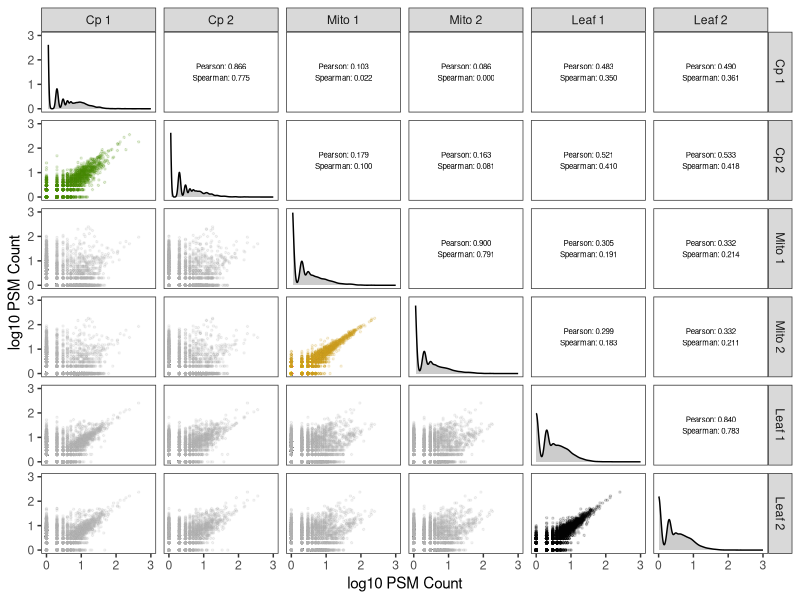
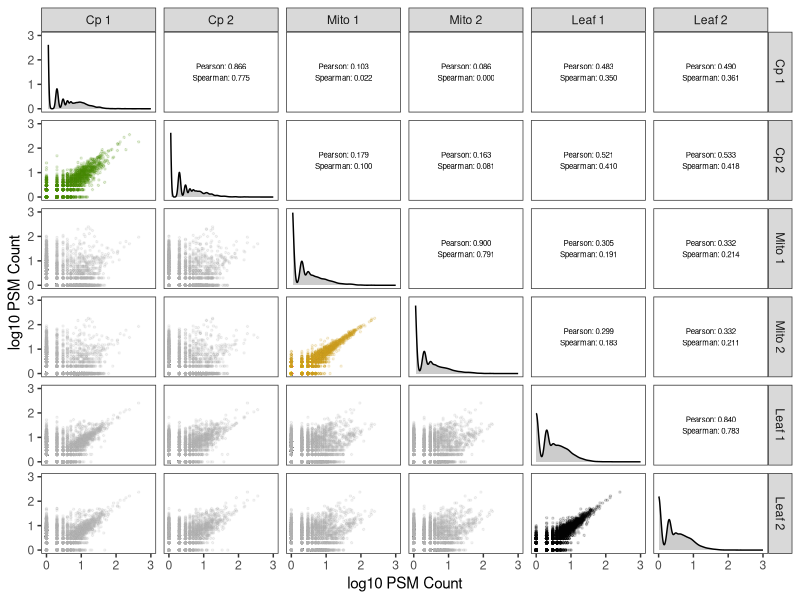

These figures' R source, in order:
library(tidyverse)
library(GGally)

#df <- read.csv("../Quantification/silene_psms.csv")
df <- read.csv("../Quantification/arabidopsis_psms.csv")

if (dim(df)[2]==7){
  df <- df[,2:7]
}
df <- df %>% mutate(across(everything(), ~log10(.x + 1)))

colnames(df) <- c("Cp 1", "Cp 2", "Mito 1", "Mito 2", "Leaf 1", "Leaf 2")

axis_min = 0
axis_max = 3

cor_panel <- function(data, mapping, ...){
  
  x <- eval_data_col(data, mapping$x)
  y <- eval_data_col(data, mapping$y)
  
  pearson  <- cor(x, y, method = "pearson",  use="complete.obs")
  spearman <- cor(x, y, method = "spearman", use="complete.obs")
  
  label <- paste0(
    "Pearson: ",  sprintf("%.3f", pearson),
    "\nSpearman: ", sprintf("%.3f", spearman)
  )
  
  ggplot(data = data, mapping = mapping) +
    annotate("text", x = mean(x,na.rm=TRUE), y = mean(y,na.rm=TRUE), label = label, size=2) +
    theme_void()
}

my_points <- function(data, mapping, ...) {
  
  xvar <- as_label(mapping$x)
  yvar <- as_label(mapping$y)
  
  color <- "gray70"
  
  if ((xvar == "Cp 1" & yvar == "Cp 2")) {
    color <- "chartreuse4"
  }else if ((xvar == "Mito 1" & yvar == "Mito 2")) {
    color <- "goldenrod3"
  }else if ((xvar == "Leaf 1" & yvar == "Leaf 2")) {
    color <- "black"
  }
  
  
  ggplot(data = data, mapping = mapping) +
    geom_point(color = color, alpha = 0.15, size=0.5) +
    theme_bw()+
    xlim(axis_min,axis_max) +
    ylim(axis_min,axis_max)
}

my_density <- function(data, mapping, ...){
  
  x <- eval_data_col(data, mapping$x)
  
  ggplot(data = data, mapping = mapping) +
    geom_density(fill="gray80") +
    xlim(axis_min,axis_max) +
    ylim(axis_min,axis_max) +
    theme_bw()
}

ggpairs(
  df,
  lower = list(continuous = my_points),
  upper = list(continuous = cor_panel),
  diag  = list(continuous = my_density)
) +
  theme_bw() +
  theme(
    panel.grid.major = element_blank(),
    panel.grid.minor = element_blank()
  ) +
  xlab ("log10 PSM Count") +
  ylab ("log10 PSM Count")

ggsave("Arabidopsis.CorrMatrix.PSM.pdf", width=6.7, height=6.7)
